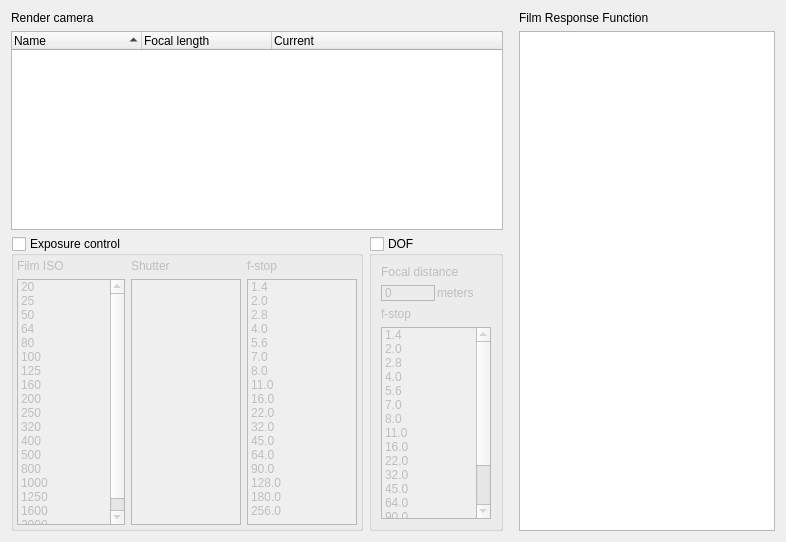
<?xml version="1.0" encoding="UTF-8"?>
<ui version="4.0">
 <class>cameraEditor</class>
 <widget class="QWidget" name="cameraEditor">
  <property name="geometry">
   <rect>
    <x>0</x>
    <y>0</y>
    <width>786</width>
    <height>542</height>
   </rect>
  </property>
  <property name="windowTitle">
   <string>Form</string>
  </property>
  <layout class="QGridLayout" name="gridLayout_2">
   <item row="0" column="0" colspan="2">
    <widget class="QFrame" name="frame">
     <layout class="QVBoxLayout" name="verticalLayout_59">
      <property name="margin">
       <number>0</number>
      </property>
      <item>
       <widget class="QLabel" name="label_51">
        <property name="text">
         <string>Render camera</string>
        </property>
       </widget>
      </item>
      <item>
       <widget class="QTreeWidget" name="cameraList">
        <property name="editTriggers">
         <set>QAbstractItemView::NoEditTriggers</set>
        </property>
        <property name="textElideMode">
         <enum>Qt::ElideMiddle</enum>
        </property>
        <property name="rootIsDecorated">
         <bool>false</bool>
        </property>
        <property name="uniformRowHeights">
         <bool>true</bool>
        </property>
        <property name="itemsExpandable">
         <bool>false</bool>
        </property>
        <property name="sortingEnabled">
         <bool>true</bool>
        </property>
        <property name="columnCount">
         <number>3</number>
        </property>
        <attribute name="headerDefaultSectionSize">
         <number>130</number>
        </attribute>
        <attribute name="headerStretchLastSection">
         <bool>true</bool>
        </attribute>
        <column>
         <property name="text">
          <string>Name</string>
         </property>
        </column>
        <column>
         <property name="text">
          <string>Focal length</string>
         </property>
        </column>
        <column>
         <property name="text">
          <string>Current</string>
         </property>
        </column>
       </widget>
      </item>
     </layout>
    </widget>
   </item>
   <item row="0" column="2">
    <spacer name="horizontalSpacer">
     <property name="orientation">
      <enum>Qt::Horizontal</enum>
     </property>
     <property name="sizeHint" stdset="0">
      <size>
       <width>9</width>
       <height>20</height>
      </size>
     </property>
    </spacer>
   </item>
   <item row="0" column="3" rowspan="2">
    <widget class="QFrame" name="frFRF">
     <layout class="QVBoxLayout" name="verticalLayout_60">
      <property name="margin">
       <number>0</number>
      </property>
      <item>
       <widget class="QLabel" name="label_63">
        <property name="text">
         <string>Film Response Function</string>
        </property>
       </widget>
      </item>
      <item>
       <widget class="QListWidget" name="frfList">
        <property name="editTriggers">
         <set>QAbstractItemView::NoEditTriggers</set>
        </property>
        <property name="selectionBehavior">
         <enum>QAbstractItemView::SelectRows</enum>
        </property>
        <property name="uniformItemSizes">
         <bool>true</bool>
        </property>
       </widget>
      </item>
     </layout>
    </widget>
   </item>
   <item row="1" column="0">
    <widget class="QGroupBox" name="gbExposure">
     <property name="title">
      <string>Exposure control</string>
     </property>
     <property name="checkable">
      <bool>true</bool>
     </property>
     <property name="checked">
      <bool>false</bool>
     </property>
     <layout class="QHBoxLayout" name="horizontalLayout_27">
      <property name="margin">
       <number>3</number>
      </property>
      <item>
       <widget class="QFrame" name="frIso">
        <layout class="QVBoxLayout" name="verticalLayout_56">
         <property name="margin">
          <number>0</number>
         </property>
         <item>
          <widget class="QLabel" name="label_52">
           <property name="text">
            <string>Film ISO</string>
           </property>
          </widget>
         </item>
         <item>
          <widget class="QListWidget" name="filmISO">
           <property name="maximumSize">
            <size>
             <width>108</width>
             <height>16777215</height>
            </size>
           </property>
           <item>
            <property name="text">
             <string>20</string>
            </property>
           </item>
           <item>
            <property name="text">
             <string>25</string>
            </property>
           </item>
           <item>
            <property name="text">
             <string>50</string>
            </property>
           </item>
           <item>
            <property name="text">
             <string>64</string>
            </property>
           </item>
           <item>
            <property name="text">
             <string>80</string>
            </property>
           </item>
           <item>
            <property name="text">
             <string>100</string>
            </property>
           </item>
           <item>
            <property name="text">
             <string>125</string>
            </property>
           </item>
           <item>
            <property name="text">
             <string>160</string>
            </property>
           </item>
           <item>
            <property name="text">
             <string>200</string>
            </property>
           </item>
           <item>
            <property name="text">
             <string>250</string>
            </property>
           </item>
           <item>
            <property name="text">
             <string>320</string>
            </property>
           </item>
           <item>
            <property name="text">
             <string>400</string>
            </property>
           </item>
           <item>
            <property name="text">
             <string>500</string>
            </property>
           </item>
           <item>
            <property name="text">
             <string>800</string>
            </property>
           </item>
           <item>
            <property name="text">
             <string>1000</string>
            </property>
           </item>
           <item>
            <property name="text">
             <string>1250</string>
            </property>
           </item>
           <item>
            <property name="text">
             <string>1600</string>
            </property>
           </item>
           <item>
            <property name="text">
             <string>2000</string>
            </property>
           </item>
          </widget>
         </item>
        </layout>
       </widget>
      </item>
      <item>
       <widget class="QFrame" name="frShutter">
        <layout class="QVBoxLayout" name="verticalLayout_57">
         <property name="margin">
          <number>0</number>
         </property>
         <item>
          <widget class="QLabel" name="label_61">
           <property name="text">
            <string>Shutter</string>
           </property>
          </widget>
         </item>
         <item>
          <widget class="QListWidget" name="shutter">
           <property name="maximumSize">
            <size>
             <width>110</width>
             <height>16777215</height>
            </size>
           </property>
          </widget>
         </item>
        </layout>
       </widget>
      </item>
      <item>
       <widget class="QFrame" name="frFStop">
        <layout class="QVBoxLayout" name="verticalLayout_58">
         <property name="margin">
          <number>0</number>
         </property>
         <item>
          <widget class="QLabel" name="label_62">
           <property name="text">
            <string>f-stop</string>
           </property>
          </widget>
         </item>
         <item>
          <widget class="QListWidget" name="fstop">
           <property name="maximumSize">
            <size>
             <width>110</width>
             <height>16777215</height>
            </size>
           </property>
           <item>
            <property name="text">
             <string>1.4</string>
            </property>
           </item>
           <item>
            <property name="text">
             <string>2.0</string>
            </property>
           </item>
           <item>
            <property name="text">
             <string>2.8</string>
            </property>
           </item>
           <item>
            <property name="text">
             <string>4.0</string>
            </property>
           </item>
           <item>
            <property name="text">
             <string>5.6</string>
            </property>
           </item>
           <item>
            <property name="text">
             <string>7.0</string>
            </property>
           </item>
           <item>
            <property name="text">
             <string>8.0</string>
            </property>
           </item>
           <item>
            <property name="text">
             <string>11.0</string>
            </property>
           </item>
           <item>
            <property name="text">
             <string>16.0</string>
            </property>
           </item>
           <item>
            <property name="text">
             <string>22.0</string>
            </property>
           </item>
           <item>
            <property name="text">
             <string>32.0</string>
            </property>
           </item>
           <item>
            <property name="text">
             <string>45.0</string>
            </property>
           </item>
           <item>
            <property name="text">
             <string>64.0</string>
            </property>
           </item>
           <item>
            <property name="text">
             <string>90.0</string>
            </property>
           </item>
           <item>
            <property name="text">
             <string>128.0</string>
            </property>
           </item>
           <item>
            <property name="text">
             <string>180.0</string>
            </property>
           </item>
           <item>
            <property name="text">
             <string>256.0</string>
            </property>
           </item>
          </widget>
         </item>
        </layout>
       </widget>
      </item>
     </layout>
    </widget>
   </item>
   <item row="1" column="1">
    <widget class="QGroupBox" name="gbDOF">
     <property name="title">
      <string>DOF</string>
     </property>
     <property name="flat">
      <bool>false</bool>
     </property>
     <property name="checkable">
      <bool>true</bool>
     </property>
     <property name="checked">
      <bool>false</bool>
     </property>
     <layout class="QVBoxLayout" name="verticalLayout">
      <item>
       <widget class="QFrame" name="frFD">
        <layout class="QGridLayout" name="gridLayout">
         <property name="horizontalSpacing">
          <number>2</number>
         </property>
         <property name="margin">
          <number>0</number>
         </property>
         <item row="0" column="0" colspan="2">
          <widget class="QLabel" name="label_65">
           <property name="text">
            <string>Focal distance</string>
           </property>
          </widget>
         </item>
         <item row="1" column="0">
          <widget class="QLabel" name="focalDistance">
           <property name="frameShape">
            <enum>QFrame::StyledPanel</enum>
           </property>
           <property name="text">
            <string>0</string>
           </property>
           <property name="alignment">
            <set>Qt::AlignLeading|Qt::AlignLeft|Qt::AlignVCenter</set>
           </property>
          </widget>
         </item>
         <item row="1" column="1">
          <widget class="QLabel" name="label">
           <property name="text">
            <string>meters</string>
           </property>
          </widget>
         </item>
        </layout>
       </widget>
      </item>
      <item>
       <widget class="QFrame" name="frFStop2">
        <layout class="QVBoxLayout" name="verticalLayout_61">
         <property name="margin">
          <number>0</number>
         </property>
         <item>
          <widget class="QLabel" name="label_64">
           <property name="text">
            <string>f-stop</string>
           </property>
          </widget>
         </item>
         <item>
          <widget class="QListWidget" name="dofStop">
           <property name="maximumSize">
            <size>
             <width>110</width>
             <height>16777215</height>
            </size>
           </property>
           <item>
            <property name="text">
             <string>1.4</string>
            </property>
           </item>
           <item>
            <property name="text">
             <string>2.0</string>
            </property>
           </item>
           <item>
            <property name="text">
             <string>2.8</string>
            </property>
           </item>
           <item>
            <property name="text">
             <string>4.0</string>
            </property>
           </item>
           <item>
            <property name="text">
             <string>5.6</string>
            </property>
           </item>
           <item>
            <property name="text">
             <string>7.0</string>
            </property>
           </item>
           <item>
            <property name="text">
             <string>8.0</string>
            </property>
           </item>
           <item>
            <property name="text">
             <string>11.0</string>
            </property>
           </item>
           <item>
            <property name="text">
             <string>16.0</string>
            </property>
           </item>
           <item>
            <property name="text">
             <string>22.0</string>
            </property>
           </item>
           <item>
            <property name="text">
             <string>32.0</string>
            </property>
           </item>
           <item>
            <property name="text">
             <string>45.0</string>
            </property>
           </item>
           <item>
            <property name="text">
             <string>64.0</string>
            </property>
           </item>
           <item>
            <property name="text">
             <string>90.0</string>
            </property>
           </item>
           <item>
            <property name="text">
             <string>128.0</string>
            </property>
           </item>
           <item>
            <property name="text">
             <string>180.0</string>
            </property>
           </item>
           <item>
            <property name="text">
             <string>256.0</string>
            </property>
           </item>
          </widget>
         </item>
        </layout>
       </widget>
      </item>
     </layout>
    </widget>
   </item>
  </layout>
 </widget>
 <resources/>
 <connections/>
</ui>
